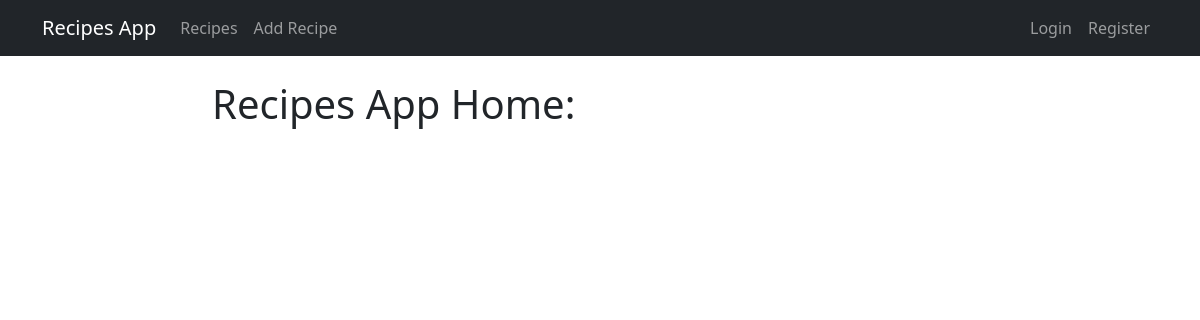
Page /recipes/home on the earlier database version.
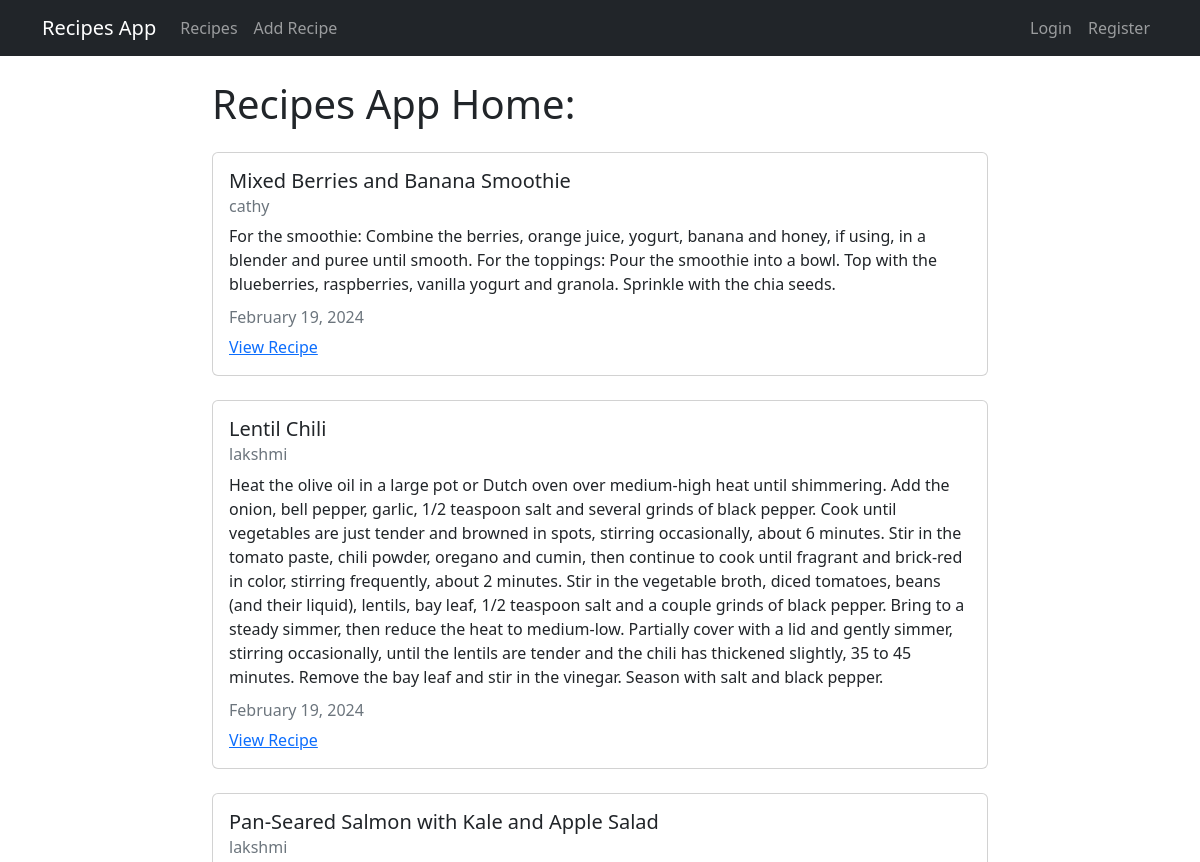
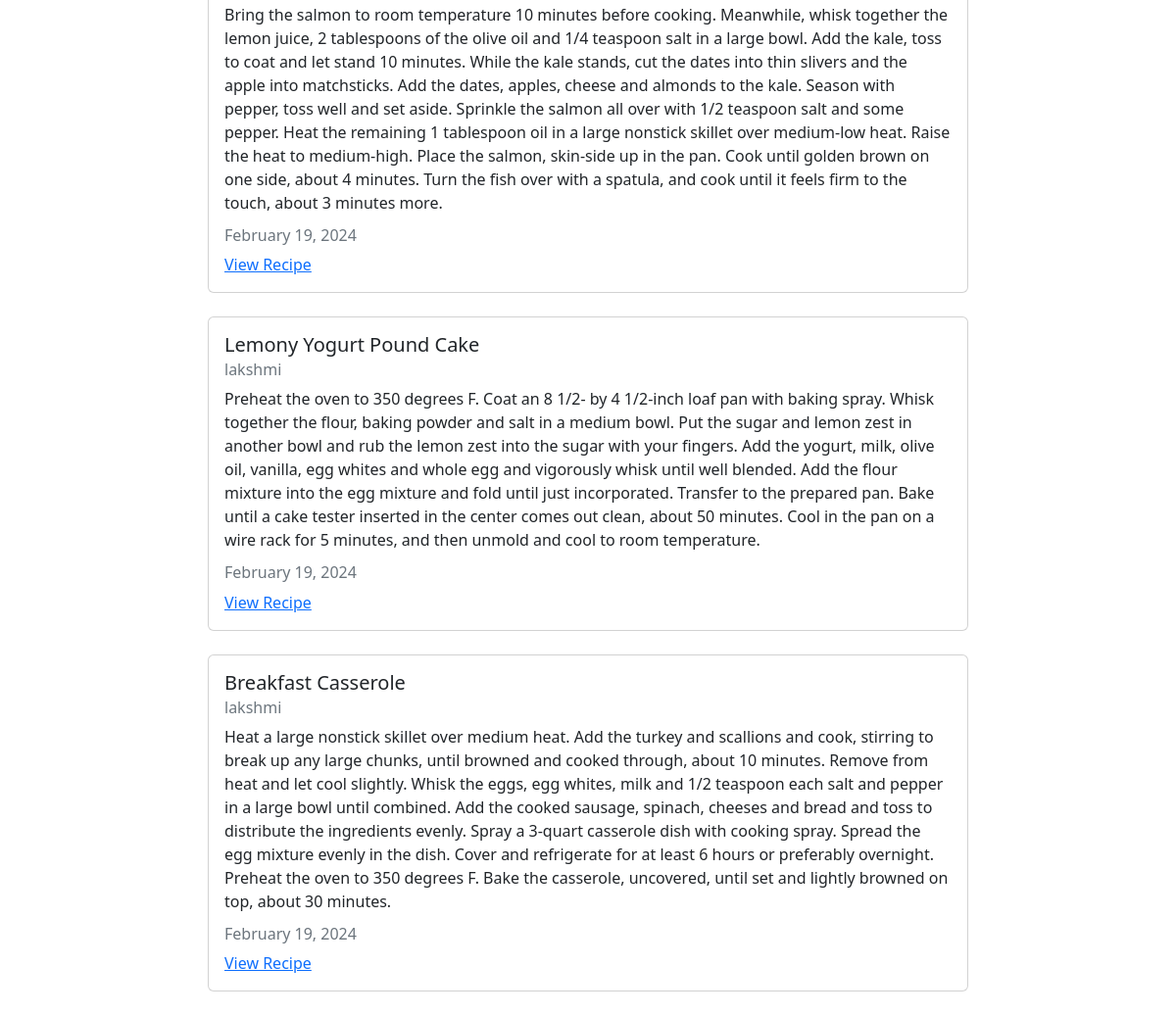
Same page on the later database version (2 pictures, top to bottom).
### ct/models.py (models this page shows, shortened)
class Recipe(models.Model):
  title = models.CharField(max_length=100)
  description = models.TextField()
  author = models.ForeignKey(settings.AUTH_USER_MODEL, on_delete=models.CASCADE)
  created_at = models.DateTimeField(auto_now_add=True)
  updated_at = models.DateTimeField(auto_now=True)

class CustomUser(AbstractUser):
    CUSTOMER = 1
    DIETITIAN = 2
    DOCTOR = 3
    ROLE_CHOICE = (
     (CUSTOMER, 'Customer'),
     (DIETITIAN, 'Dietitian'),
     (DOCTOR, 'Doctor'),
    )
    username = models.CharField(max_length=100,unique=True ,default='')
    email = models.EmailField(unique=True)
    password = models.CharField(max_length=128)
    is_Customer = models.BooleanField(default=False)
    is_Dietitian = models.BooleanField(default=False)
    is_Doctor = models.BooleanField(default=False)
    REQUIRED_FIELDS = []

### ct/views.py (the view)
# urls.py: path('recipes/home', views.RecipeListView.as_view(), name="recipes-home"),
class RecipeListView(ListView):
  model = models.Recipe
  template_name = 'home.html'
  context_object_name = 'recipes'

### ct/templates/home.html
{% extends "base.html" %}
{% block content %}
<h1>Recipes App Home:</h1>
{% for recipe in recipes %}
<div class="card my-4">
  <div class="card-body">
    <h5 class="card-title">{{ recipe.title }}</h5>
    <h6 class="card-subtitle mb-2 text-muted">{{ recipe.author }}</h6>
    <p class="card-text">{{ recipe.description }}</p>
    <h6 class="card-subtitle mb-2 text-muted">{{ recipe.updated_at|date:"F d, Y" }}</h6>
    <a href="{% url 'recipes-detail' recipe.pk %}" class="card-link">View Recipe</a>
  </div>
</div>
{% endfor %}
{% endblock content %}

Differences in the rows shown:
added Recipe: title "Mixed Berries and Banana Smoothie", author "cathy", description "For the smoothie: Combine the berries, orange juice, yogurt, banana and honey, if using, in a blender and puree until smooth. For the toppings: Pour the smoothie into a bowl. Top with the blueberries, raspberries, vanilla yogurt and granola. Sprinkle with the chia seeds.", updated_at "February 19, 2024"
added Recipe: title "Lentil Chili", author "lakshmi", description "Heat the olive oil in a large pot or Dutch oven over medium-high heat until shimmering. Add the onion, bell pepper, garlic, 1/2 teaspoon salt and several grinds of black pepper. Cook until vegetables are just tender and browned in spots, stirring occasionally, about 6 minutes. Stir in the tomato paste, chili powder, oregano and cumin, then continue to cook until fragrant and brick-red in color, stirring frequently, about 2 minutes. Stir in the vegetable broth, diced tomatoes, beans (and their liquid), lentils, bay leaf, 1/2 teaspoon salt and a couple grinds of black pepper. Bring to a steady simmer, then reduce the heat to medium-low. Partially cover with a lid and gently simmer, stirring…", updated_at "February 19, 2024"
added Recipe: title "Pan-Seared Salmon with Kale and Apple Salad", author "lakshmi", description "Bring the salmon to room temperature 10 minutes before cooking. Meanwhile, whisk together the lemon juice, 2 tablespoons of the olive oil and 1/4 teaspoon salt in a large bowl. Add the kale, toss to coat and let stand 10 minutes. While the kale stands, cut the dates into thin slivers and the apple into matchsticks. Add the dates, apples, cheese and almonds to the kale. Season with pepper, toss well and set aside. Sprinkle the salmon all over with 1/2 teaspoon salt and some pepper. Heat the remaining 1 tablespoon oil in a large nonstick skillet over medium-low heat. Raise the heat to medium-high. Place the salmon, skin-side up in the pan. Cook until golden brown on one side, about 4 minutes.…", updated_at "February 19, 2024"
added Recipe: title "Lemony Yogurt Pound Cake", author "lakshmi", description "Preheat the oven to 350 degrees F. Coat an 8 1/2- by 4 1/2-inch loaf pan with baking spray. Whisk together the flour, baking powder and salt in a medium bowl. Put the sugar and lemon zest in another bowl and rub the lemon zest into the sugar with your fingers. Add the yogurt, milk, olive oil, vanilla, egg whites and whole egg and vigorously whisk until well blended. Add the flour mixture into the egg mixture and fold until just incorporated. Transfer to the prepared pan. Bake until a cake tester inserted in the center comes out clean, about 50 minutes. Cool in the pan on a wire rack for 5 minutes, and then unmold and cool to room temperature.", updated_at "February 19, 2024"
added Recipe: title "Breakfast Casserole", author "lakshmi", description "Heat a large nonstick skillet over medium heat. Add the turkey and scallions and cook, stirring to break up any large chunks, until browned and cooked through, about 10 minutes. Remove from heat and let cool slightly. Whisk the eggs, egg whites, milk and 1/2 teaspoon each salt and pepper in a large bowl until combined. Add the cooked sausage, spinach, cheeses and bread and toss to distribute the ingredients evenly. Spray a 3-quart casserole dish with cooking spray. Spread the egg mixture evenly in the dish. Cover and refrigerate for at least 6 hours or preferably overnight. Preheat the oven to 350 degrees F. Bake the casserole, uncovered, until set and lightly browned on top, about 30…", updated_at "February 19, 2024"
